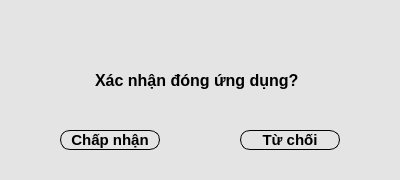
       <widget class="QFrame" name="OkCancelFrame">
        <property name="geometry">
         <rect>
          <x>480</x>
          <y>200</y>
          <width>400</width>
          <height>180</height>
         </rect>
        </property>
        <property name="styleSheet">
         <string notr="true">QFrame {
	background-color: rgb(228, 228, 228);
	border-radius: 8px;
}</string>
        </property>
        <property name="frameShape">
         <enum>QFrame::StyledPanel</enum>
        </property>
        <property name="frameShadow">
         <enum>QFrame::Raised</enum>
        </property>
        <widget class="QPushButton" name="Accept">
         <property name="geometry">
          <rect>
           <x>60</x>
           <y>130</y>
           <width>100</width>
           <height>20</height>
          </rect>
         </property>
         <property name="styleSheet">
          <string notr="true">QPushButton {
border-radius:10;
	border-color: rgb(0, 0, 0);
	border : 1px solid ;
font: bold;
font-size: 15px;
}
QPushButton:hover {
	background-color: rgb(0, 0, 0);
	color: rgb(255, 255, 255);
}</string>
         </property>
         <property name="text">
          <string>Chấp nhận</string>
         </property>
        </widget>
        <widget class="QPushButton" name="Deny">
         <property name="geometry">
          <rect>
           <x>240</x>
           <y>130</y>
           <width>100</width>
           <height>20</height>
          </rect>
         </property>
         <property name="toolTip">
          <string/>
         </property>
         <property name="styleSheet">
          <string notr="true">QPushButton {
border-radius:10;
	border-color: rgb(0, 0, 0);
	border : 1px solid ;
font: bold;
font-size: 15px;
}
QPushButton:hover {
	background-color: rgb(0, 0, 0);
	color: rgb(255, 255, 255);
}</string>
         </property>
         <property name="text">
          <string>Từ chối</string>
         </property>
         <property name="checkable">
          <bool>true</bool>
         </property>
         <property name="checked">
          <bool>true</bool>
         </property>
         <property name="autoRepeat">
          <bool>false</bool>
         </property>
         <property name="autoExclusive">
          <bool>true</bool>
         </property>
        </widget>
        <widget class="QLabel" name="label_2">
         <property name="geometry">
          <rect>
           <x>95</x>
           <y>60</y>
           <width>211</width>
           <height>41</height>
          </rect>
         </property>
         <property name="styleSheet">
          <string notr="true">background-color: none;
font:bold;
font-size: 16px;
color: rgb(0, 0, 0);</string>
         </property>
         <property name="text">
          <string>Xác nhận đóng ứng dụng?</string>
         </property>
        </widget>
       </widget>
